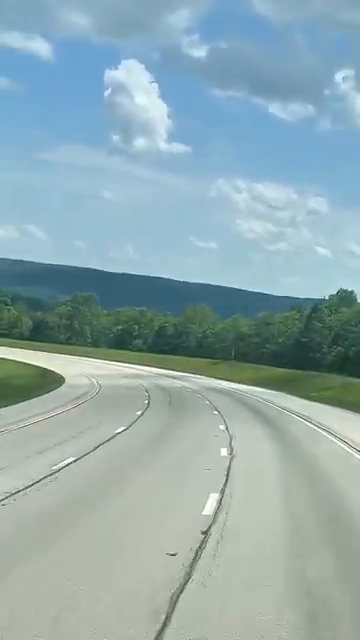
#> input picture frame 44 of lane_detection_project/data/raw_curves.mp4, 360 x 640 px, given in place of raw_video.mp4, which was not available
$ python exp_comparison.py
#> lines starting #> are read from the running program, lines starting #| are printed output that depends on the picture
import cv2
import numpy as np
import os

#from lane_detection_project.src.mains import frame_count

output_dir = "../outputs/exp4_comparison"
os.makedirs(output_dir, exist_ok=True)

# [59 lines left out: functions region_of_interest, draw_lines, baseline_pipeline, improved_pipeline, not called in this run]


# Process your selected frames
frames = ["clear.jpg", "shadow.jpg", "bright.jpg", "blur.jpg"]
frame_count=0
cap = cv2.VideoCapture('../data/raw_video.mp4')
while cap.isOpened():
    ret, frame = cap.read()
#> frame is the input picture: shape (640, 360, 3); mean B, G, R 174, 170, 144.5
    if not ret:
        break

    frame = cv2.resize(frame, (640, 480))
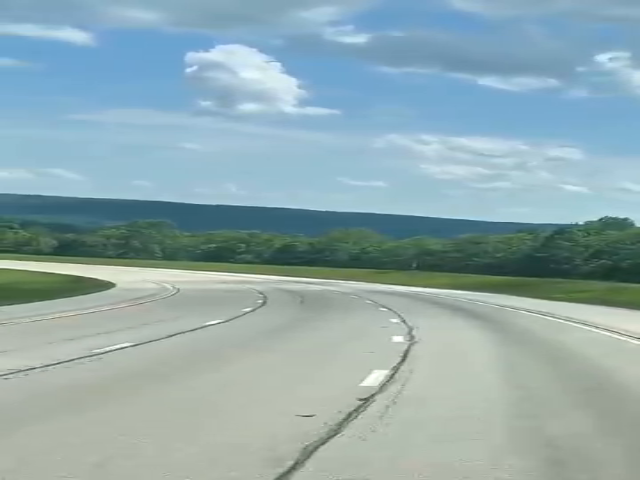
#> frame: shape (480, 640, 3); mean B, G, R 174, 170, 144.4
    frame_count+=1
    if frame_count % 300 == 0:
        base = baseline_pipeline(frame.copy())
        improved = improved_pipeline(frame.copy())

        cv2.imwrite(f"{output_dir}/{frame_count}_baseline.jpg", base)
        cv2.imwrite(f"{output_dir}/{frame_count}_improved.jpg", improved)

$ run again, starting later in the video
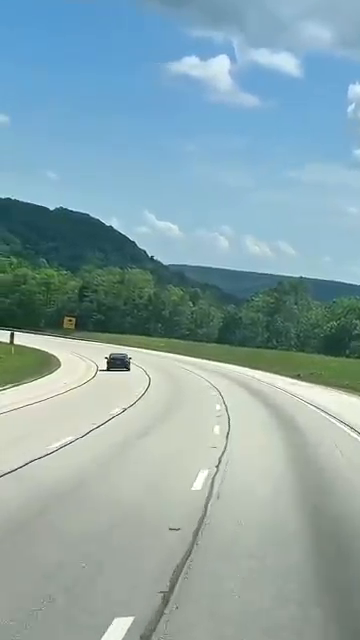
#> input picture frame 201 of lane_detection_project/data/raw_curves.mp4, 360 x 640 px, given in place of raw_video.mp4, which was not available
#> frame is the input picture: shape (640, 360, 3); mean B, G, R 169.6, 165.2, 137.9
#> `frame = cv2.resize(frame, (640, 480))`:
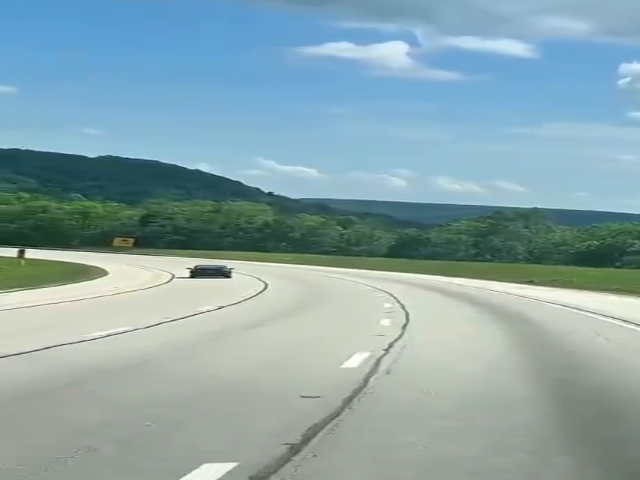
#> frame: shape (480, 640, 3); mean B, G, R 169.6, 165.2, 137.9

$ run again, starting later in the video
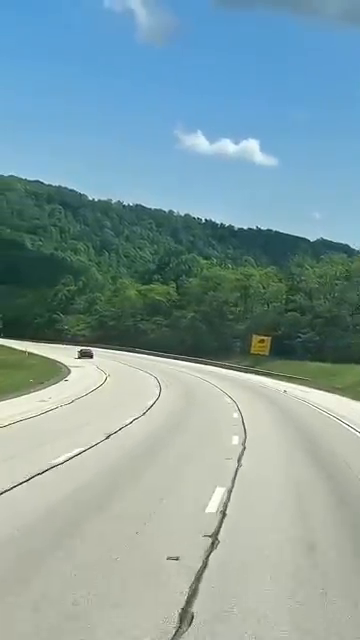
#> input picture frame 358 of lane_detection_project/data/raw_curves.mp4, 360 x 640 px, given in place of raw_video.mp4, which was not available
#> frame is the input picture: shape (640, 360, 3); mean B, G, R 162.3, 159.6, 132.2
#> `frame = cv2.resize(frame, (640, 480))`:
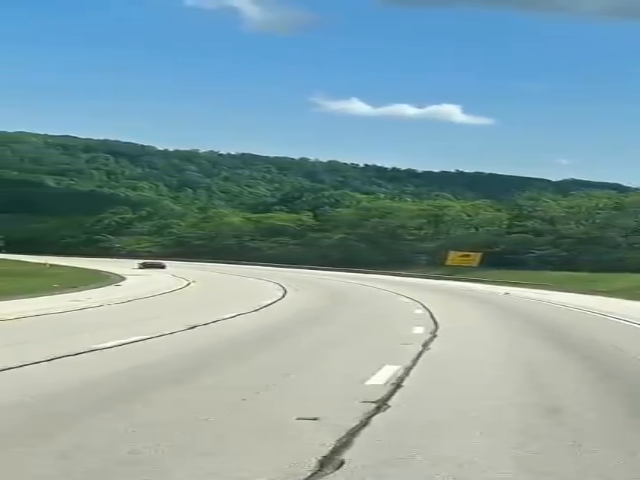
#> frame: shape (480, 640, 3); mean B, G, R 162.2, 159.5, 132.2
